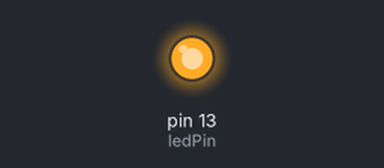
This sketch was run on a simulated Arduino Uno, built with avr-gcc and run on an emulated ATmega328P. On the bench: output pins drawn as LEDs (lit = HIGH). Pins used as bus, display or sensor lines are not drawn.

Above: at 0.1 s.
Timing chart, 0 to 1.6 s (numbered marks = the images above):
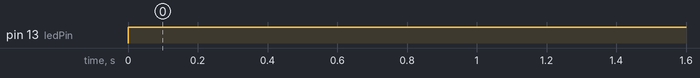

The sketch:

adjustCurrent.ino
```cpp
// commutator v0.2 tested 2024-03-08
// target .7-1Amps equates to .2-.28V between VREF and GND, respectively.
// Connections to drv8834, mp6500
const int dirPin = 0; // Direction
const int stepPin = 1; // Step
const int sleepPin = 2; // Step
const int MS2Pin = 3;
const int MS1Pin = 4;

const int ledPin = 13;
bool sleepPinOn = false;

void setup() {
  // let teensy send data to computer over USB
  Serial.begin(9600);
  // Setup the pins as Outputs
  pinMode(stepPin, OUTPUT);
  pinMode(dirPin, OUTPUT);
  pinMode(sleepPin, OUTPUT);
  pinMode(MS1Pin, OUTPUT);
  pinMode(MS2Pin, OUTPUT);
  pinMode(ledPin, OUTPUT);

  // set driver to full step mode (arbitrary)
  digitalWrite(MS1Pin, LOW);
  digitalWrite(MS2Pin, LOW);

  // enable motor / let current flow
  digitalWrite(sleepPin, LOW);

}

void loop() {
  if (!sleepPinOn){
    digitalWrite(ledPin,HIGH);
    digitalWrite(sleepPin,HIGH);
    sleepPinOn = true;
  }

}
```

Measured:
- by itself, pin 13 (ledPin): LOW → HIGH at 0.00 s
